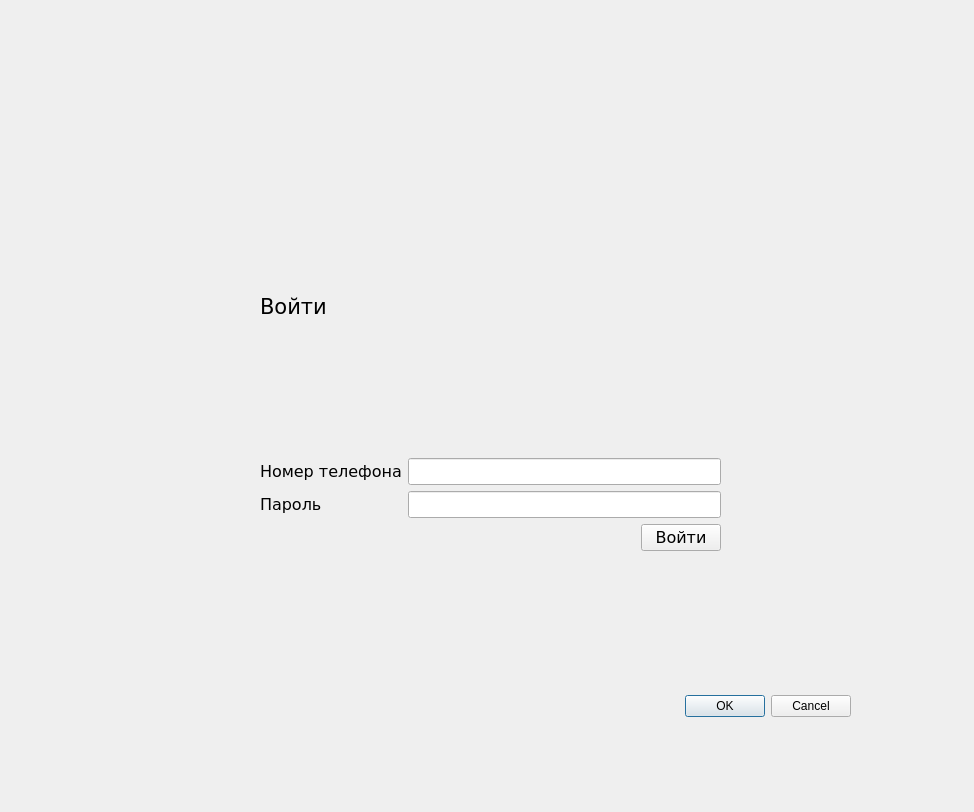
<?xml version="1.0" encoding="UTF-8"?>
<ui version="4.0">
 <class>Dialog</class>
 <widget class="QDialog" name="Dialog">
  <property name="geometry">
   <rect>
    <x>0</x>
    <y>0</y>
    <width>974</width>
    <height>812</height>
   </rect>
  </property>
  <property name="windowTitle">
   <string>Dialog</string>
  </property>
  <widget class="QDialogButtonBox" name="buttonBox">
   <property name="geometry">
    <rect>
     <x>510</x>
     <y>690</y>
     <width>341</width>
     <height>32</height>
    </rect>
   </property>
   <property name="orientation">
    <enum>Qt::Horizontal</enum>
   </property>
   <property name="standardButtons">
    <set>QDialogButtonBox::Cancel|QDialogButtonBox::Ok</set>
   </property>
  </widget>
  <widget class="QWidget" name="verticalLayoutWidget">
   <property name="geometry">
    <rect>
     <x>260</x>
     <y>160</y>
     <width>461</width>
     <height>391</height>
    </rect>
   </property>
   <property name="font">
    <font>
     <family>Verdana</family>
     <pointsize>12</pointsize>
    </font>
   </property>
   <layout class="QVBoxLayout" name="verticalLayout">
    <item>
     <widget class="QLabel" name="label">
      <property name="font">
       <font>
        <family>Verdana</family>
        <pointsize>16</pointsize>
       </font>
      </property>
      <property name="text">
       <string>Войти</string>
      </property>
     </widget>
    </item>
    <item>
     <layout class="QGridLayout" name="gridLayout">
      <item row="1" column="1">
       <widget class="QLineEdit" name="password_lineEdit">
        <property name="font">
         <font>
          <family>Verdana</family>
          <pointsize>12</pointsize>
         </font>
        </property>
       </widget>
      </item>
      <item row="0" column="1">
       <widget class="QLineEdit" name="phone_lineEdit">
        <property name="font">
         <font>
          <family>Verdana</family>
          <pointsize>12</pointsize>
         </font>
        </property>
       </widget>
      </item>
      <item row="0" column="0">
       <widget class="QLabel" name="label_2">
        <property name="sizePolicy">
         <sizepolicy hsizetype="Preferred" vsizetype="Maximum">
          <horstretch>0</horstretch>
          <verstretch>0</verstretch>
         </sizepolicy>
        </property>
        <property name="font">
         <font>
          <family>Verdana</family>
          <pointsize>12</pointsize>
         </font>
        </property>
        <property name="text">
         <string>Номер телефона</string>
        </property>
       </widget>
      </item>
      <item row="1" column="0">
       <widget class="QLabel" name="label_3">
        <property name="sizePolicy">
         <sizepolicy hsizetype="Preferred" vsizetype="Maximum">
          <horstretch>0</horstretch>
          <verstretch>0</verstretch>
         </sizepolicy>
        </property>
        <property name="font">
         <font>
          <family>Verdana</family>
          <pointsize>12</pointsize>
         </font>
        </property>
        <property name="text">
         <string>Пароль</string>
        </property>
       </widget>
      </item>
     </layout>
    </item>
    <item>
     <layout class="QHBoxLayout" name="horizontalLayout_2">
      <property name="sizeConstraint">
       <enum>QLayout::SetMinimumSize</enum>
      </property>
      <item>
       <spacer name="horizontalSpacer">
        <property name="orientation">
         <enum>Qt::Horizontal</enum>
        </property>
        <property name="sizeHint" stdset="0">
         <size>
          <width>40</width>
          <height>10</height>
         </size>
        </property>
       </spacer>
      </item>
      <item>
       <widget class="QPushButton" name="sign_in_button">
        <property name="text">
         <string>Войти</string>
        </property>
       </widget>
      </item>
     </layout>
    </item>
   </layout>
  </widget>
 </widget>
 <resources/>
 <connections>
  <connection>
   <sender>buttonBox</sender>
   <signal>accepted()</signal>
   <receiver>Dialog</receiver>
   <slot>accept()</slot>
   <hints>
    <hint type="sourcelabel">
     <x>248</x>
     <y>254</y>
    </hint>
    <hint type="destinationlabel">
     <x>157</x>
     <y>274</y>
    </hint>
   </hints>
  </connection>
  <connection>
   <sender>buttonBox</sender>
   <signal>rejected()</signal>
   <receiver>Dialog</receiver>
   <slot>reject()</slot>
   <hints>
    <hint type="sourcelabel">
     <x>316</x>
     <y>260</y>
    </hint>
    <hint type="destinationlabel">
     <x>286</x>
     <y>274</y>
    </hint>
   </hints>
  </connection>
 </connections>
</ui>
